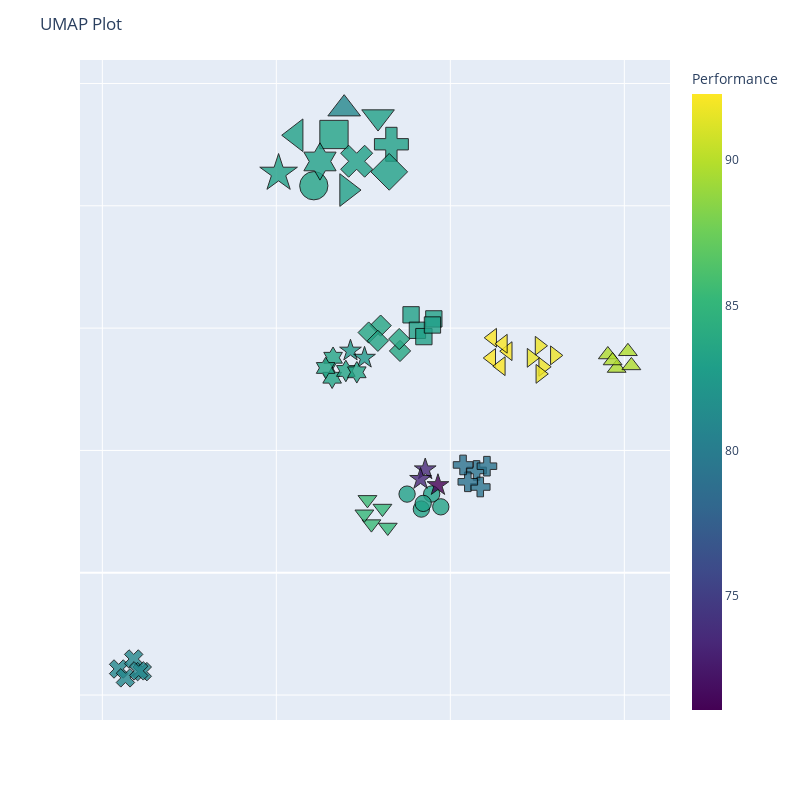

This figure's notebook cell:
### Markdown cell above
### UMAP chart

### Code cell
fig = umap_plot(df_umap_all)

fig.show()

### Figure 1 — Plotly figure (JSON) as saved in the notebook; plotly's stock layout.template omitted (floating-point values rounded to 4 significant figures)
{"data": [{"hovertemplate": "<b>%{hovertext}</b><br><br>algorithm_id=1<br>=%{y}<br>size=%{marker.size}<br>Performance=%{marker.color}<extra></extra>", "hovertext": ["K-Nearest Neighbor<br>Performance: 83.35%<br>Model ID: 452<br>Accuracy: 70.31%<br>Precision: 70.36%<br>Recall: 70.31%<br>ROC AUC: 72.5<br>Geometric Mean: 100.0<br>Matthews Correlation: 100.0<br>F1: 100.0<br>Log Loss: 0.0", "K-Nearest Neighbor<br>Performance: 83.28%<br>Model ID: 288<br>Accuracy: 69.62%<br>Precision: 69.8%<br>Recall: 69.62%<br>ROC AUC: 73.91<br>Geometric Mean: 100.0<br>Matthews Correlation: 100.0<br>F1: 100.0<br>Log Loss: 0.0", "K-Nearest Neighbor<br>Performance: 83.13%<br>Model ID: 96<br>Accuracy: 69.29%<br>Precision: 69.48%<br>Recall: 69.29%<br>ROC AUC: 73.84<br>Geometric Mean: 100.0<br>Matthews Correlation: 100.0<br>F1: 100.0<br>Log Loss: 0.0", "K-Nearest Neighbor<br>Performance: 83.13%<br>Model ID: 480<br>Accuracy: 69.29%<br>Precision: 69.48%<br>Recall: 69.29%<br>ROC AUC: 73.82<br>Geometric Mean: 100.0<br>Matthews Correlation: 100.0<br>F1: 100.0<br>Log Loss: 0.0", "K-Nearest Neighbor<br>Performance: 83.11%<br>Model ID: 458<br>Accuracy: 69.64%<br>Precision: 69.61%<br>Recall: 69.64%<br>ROC AUC: 72.85<br>Geometric Mean: 100.0<br>Matthews Correlation: 100.0<br>F1: 100.0<br>Log Loss: 0.0", "K-Nearest Neighbor<br>Performance: 83.35%<br>Model ID: meta_1<br>Accuracy: 70.31%<br>Precision: 70.36%<br>Recall: 70.31%<br>ROC AUC: 72.5<br>Geometric Mean: 100.0<br>Matthews Correlation: 100.0<br>F1: 100.0<br>Log Loss: 0.0"], "legendgroup": "1", "marker": {"color": [83.35, 83.28, 83.13, 83.13, 83.11, 83.35], "coloraxis": "coloraxis", "line": {"color": "Black", "width": 1}, "opacity": 0.8, "size": [1, 1, 1, 1, 1, 3], "sizemode": "area", "sizeref": 0.0075, "symbol": "circle"}, "mode": "markers", "name": "1", "orientation": "v", "showlegend": true, "type": "scatter", "x": [14.73, 14.17, 14.46, 13.76, 14.22, 11.08], "xaxis": "x", "y": [2.694, 2.603, 3.219, 3.215, 2.835, 15.82], "yaxis": "y"}, {"hovertemplate": "<b>%{hovertext}</b><br><br>algorithm_id=2<br>=%{y}<br>size=%{marker.size}<br>Performance=%{marker.color}<extra></extra>", "hovertext": ["Support Vector Machine<br>Performance: 83.1%<br>Model ID: 694<br>Accuracy: 82.5%<br>Precision: 82.92%<br>Recall: 82.5%<br>ROC AUC: 89.98<br>Geometric Mean: 85.43<br>Matthews Correlation: 72.38<br>F1: 85.99<br>Log Loss: 0.62", "Support Vector Machine<br>Performance: 83.08%<br>Model ID: 650<br>Accuracy: 82.83%<br>Precision: 83.3%<br>Recall: 82.83%<br>ROC AUC: 90.14<br>Geometric Mean: 85.07<br>Matthews Correlation: 71.75<br>F1: 85.65<br>Log Loss: 0.71", "Support Vector Machine<br>Performance: 83.08%<br>Model ID: 646<br>Accuracy: 82.83%<br>Precision: 83.3%<br>Recall: 82.83%<br>ROC AUC: 90.15<br>Geometric Mean: 85.07<br>Matthews Correlation: 71.75<br>F1: 85.65<br>Log Loss: 0.69", "Support Vector Machine<br>Performance: 83.09%<br>Model ID: 642<br>Accuracy: 82.83%<br>Precision: 83.3%<br>Recall: 82.83%<br>ROC AUC: 90.19<br>Geometric Mean: 85.07<br>Matthews Correlation: 71.75<br>F1: 85.65<br>Log Loss: 0.68", "Support Vector Machine<br>Performance: 83.07%<br>Model ID: 654<br>Accuracy: 82.83%<br>Precision: 83.3%<br>Recall: 82.83%<br>ROC AUC: 90.09<br>Geometric Mean: 85.07<br>Matthews Correlation: 71.75<br>F1: 85.65<br>Log Loss: 0.69", "Support Vector Machine<br>Performance: 83.28%<br>Model ID: meta_2<br>Accuracy: 69.62%<br>Precision: 69.8%<br>Recall: 69.62%<br>ROC AUC: 73.91<br>Geometric Mean: 100.0<br>Matthews Correlation: 100.0<br>F1: 100.0<br>Log Loss: 0.0"], "legendgroup": "2", "marker": {"color": [83.1, 83.08, 83.08, 83.09, 83.07, 83.28], "coloraxis": "coloraxis", "line": {"color": "Black", "width": 1}, "opacity": 0.8, "size": [1, 1, 1, 1, 1, 3], "sizemode": "area", "sizeref": 0.0075, "symbol": "square"}, "mode": "markers", "name": "2", "orientation": "v", "showlegend": true, "type": "scatter", "x": [14.53, 13.87, 14.05, 14.24, 14.49, 11.66], "xaxis": "x", "y": [10.38, 10.54, 9.912, 9.653, 10.13, 17.92], "yaxis": "y"}, {"hovertemplate": "<b>%{hovertext}</b><br><br>algorithm_id=3<br>=%{y}<br>size=%{marker.size}<br>Performance=%{marker.color}<extra></extra>", "hovertext": ["Gaussian Naive Bayes<br>Performance: 80.97%<br>Model ID: 737<br>Accuracy: 80.51%<br>Precision: 80.65%<br>Recall: 80.51%<br>ROC AUC: 89.18<br>Geometric Mean: 83.79<br>Matthews Correlation: 68.01<br>F1: 84.11<br>Log Loss: 100.0", "Gaussian Naive Bayes<br>Performance: 80.97%<br>Model ID: 1066<br>Accuracy: 80.51%<br>Precision: 80.65%<br>Recall: 80.51%<br>ROC AUC: 89.18<br>Geometric Mean: 83.79<br>Matthews Correlation: 68.01<br>F1: 84.11<br>Log Loss: 34.0", "Gaussian Naive Bayes<br>Performance: 80.97%<br>Model ID: 1079<br>Accuracy: 80.51%<br>Precision: 80.65%<br>Recall: 80.51%<br>ROC AUC: 89.18<br>Geometric Mean: 83.79<br>Matthews Correlation: 68.01<br>F1: 84.11<br>Log Loss: 31.4", "Gaussian Naive Bayes<br>Performance: 80.97%<br>Model ID: 1078<br>Accuracy: 80.51%<br>Precision: 80.65%<br>Recall: 80.51%<br>ROC AUC: 89.18<br>Geometric Mean: 83.79<br>Matthews Correlation: 68.01<br>F1: 84.11<br>Log Loss: 31.6", "Gaussian Naive Bayes<br>Performance: 80.97%<br>Model ID: 1077<br>Accuracy: 80.51%<br>Precision: 80.65%<br>Recall: 80.51%<br>ROC AUC: 89.18<br>Geometric Mean: 83.79<br>Matthews Correlation: 68.01<br>F1: 84.11<br>Log Loss: 31.8", "Gaussian Naive Bayes<br>Performance: 83.13%<br>Model ID: meta_3<br>Accuracy: 69.29%<br>Precision: 69.48%<br>Recall: 69.29%<br>ROC AUC: 73.84<br>Geometric Mean: 100.0<br>Matthews Correlation: 100.0<br>F1: 100.0<br>Log Loss: 0.0"], "legendgroup": "3", "marker": {"color": [80.97, 80.97, 80.97, 80.97, 80.97, 83.13], "coloraxis": "coloraxis", "line": {"color": "Black", "width": 1}, "opacity": 0.8, "size": [1, 1, 1, 1, 1, 3], "sizemode": "area", "sizeref": 0.0075, "symbol": "x"}, "mode": "markers", "name": "3", "orientation": "v", "showlegend": true, "type": "scatter", "x": [5.468, 5.9, 5.663, 6.147, 6.044, 12.31], "xaxis": "x", "y": [-3.934, -3.526, -4.297, -4.042, -4.011, 16.82], "yaxis": "y"}, {"hovertemplate": "<b>%{hovertext}</b><br><br>algorithm_id=4<br>=%{y}<br>size=%{marker.size}<br>Performance=%{marker.color}<extra></extra>", "hovertext": ["Multilayer Perceptron<br>Performance: 79.22%<br>Model ID: 1262<br>Accuracy: 79.85%<br>Precision: 79.92%<br>Recall: 79.85%<br>ROC AUC: 85.88<br>Geometric Mean: 81.86<br>Matthews Correlation: 64.8<br>F1: 82.36<br>Log Loss: 17.56", "Multilayer Perceptron<br>Performance: 79.22%<br>Model ID: 1263<br>Accuracy: 79.85%<br>Precision: 79.92%<br>Recall: 79.85%<br>ROC AUC: 85.88<br>Geometric Mean: 81.86<br>Matthews Correlation: 64.8<br>F1: 82.36<br>Log Loss: 17.56", "Multilayer Perceptron<br>Performance: 79.22%<br>Model ID: 1261<br>Accuracy: 79.85%<br>Precision: 79.92%<br>Recall: 79.85%<br>ROC AUC: 85.88<br>Geometric Mean: 81.86<br>Matthews Correlation: 64.8<br>F1: 82.36<br>Log Loss: 17.56", "Multilayer Perceptron<br>Performance: 79.09%<br>Model ID: 1249<br>Accuracy: 79.52%<br>Precision: 79.59%<br>Recall: 79.52%<br>ROC AUC: 85.97<br>Geometric Mean: 81.86<br>Matthews Correlation: 64.8<br>F1: 82.36<br>Log Loss: 17.17", "Multilayer Perceptron<br>Performance: 79.09%<br>Model ID: 1251<br>Accuracy: 79.52%<br>Precision: 79.59%<br>Recall: 79.52%<br>ROC AUC: 85.97<br>Geometric Mean: 81.86<br>Matthews Correlation: 64.8<br>F1: 82.36<br>Log Loss: 17.17", "Multilayer Perceptron<br>Performance: 83.13%<br>Model ID: meta_4<br>Accuracy: 69.29%<br>Precision: 69.48%<br>Recall: 69.29%<br>ROC AUC: 73.82<br>Geometric Mean: 100.0<br>Matthews Correlation: 100.0<br>F1: 100.0<br>Log Loss: 0.0"], "legendgroup": "4", "marker": {"color": [79.22, 79.22, 79.22, 79.09, 79.09, 83.13], "coloraxis": "coloraxis", "line": {"color": "Black", "width": 1}, "opacity": 0.8, "size": [1, 1, 1, 1, 1, 3], "sizemode": "area", "sizeref": 0.0075, "symbol": "cross"}, "mode": "markers", "name": "4", "orientation": "v", "showlegend": true, "type": "scatter", "x": [15.75, 16.05, 15.86, 15.5, 15.37, 13.31], "xaxis": "x", "y": [4.182, 4.357, 3.506, 3.718, 4.407, 17.52], "yaxis": "y"}, {"hovertemplate": "<b>%{hovertext}</b><br><br>algorithm_id=5<br>=%{y}<br>size=%{marker.size}<br>Performance=%{marker.color}<extra></extra>", "hovertext": ["Logistic Regression<br>Performance: 83.67%<br>Model ID: 1677<br>Accuracy: 84.14%<br>Precision: 84.66%<br>Recall: 84.14%<br>ROC AUC: 90.32<br>Geometric Mean: 85.13<br>Matthews Correlation: 71.65<br>F1: 85.67<br>Log Loss: 3.51", "Logistic Regression<br>Performance: 83.66%<br>Model ID: 1741<br>Accuracy: 84.46%<br>Precision: 84.98%<br>Recall: 84.46%<br>ROC AUC: 90.58<br>Geometric Mean: 84.83<br>Matthews Correlation: 70.93<br>F1: 85.35<br>Log Loss: 3.37", "Logistic Regression<br>Performance: 83.54%<br>Model ID: 1901<br>Accuracy: 83.8%<br>Precision: 84.26%<br>Recall: 83.8%<br>ROC AUC: 90.5<br>Geometric Mean: 85.13<br>Matthews Correlation: 71.65<br>F1: 85.67<br>Log Loss: 3.41", "Logistic Regression<br>Performance: 83.53%<br>Model ID: 1773<br>Accuracy: 84.14%<br>Precision: 84.64%<br>Recall: 84.14%<br>ROC AUC: 90.65<br>Geometric Mean: 84.77<br>Matthews Correlation: 71.02<br>F1: 85.33<br>Log Loss: 3.23", "Logistic Regression<br>Performance: 83.41%<br>Model ID: 1869<br>Accuracy: 83.48%<br>Precision: 83.92%<br>Recall: 83.48%<br>ROC AUC: 90.54<br>Geometric Mean: 85.07<br>Matthews Correlation: 71.75<br>F1: 85.65<br>Log Loss: 2.97", "Logistic Regression<br>Performance: 83.11%<br>Model ID: meta_5<br>Accuracy: 69.64%<br>Precision: 69.61%<br>Recall: 69.64%<br>ROC AUC: 72.85<br>Geometric Mean: 100.0<br>Matthews Correlation: 100.0<br>F1: 100.0<br>Log Loss: 0.0"], "legendgroup": "5", "marker": {"color": [83.67, 83.66, 83.54, 83.53, 83.41, 83.11], "coloraxis": "coloraxis", "line": {"color": "Black", "width": 1}, "opacity": 0.8, "size": [1, 1, 1, 1, 1, 3], "sizemode": "area", "sizeref": 0.0075, "symbol": "diamond"}, "mode": "markers", "name": "5", "orientation": "v", "showlegend": true, "type": "scatter", "x": [13.55, 13.53, 13.0, 12.65, 12.92, 13.24], "xaxis": "x", "y": [9.067, 9.553, 10.1, 9.82, 9.481, 16.39], "yaxis": "y"}, {"hovertemplate": "<b>%{hovertext}</b><br><br>algorithm_id=6<br>=%{y}<br>size=%{marker.size}<br>Performance=%{marker.color}<extra></extra>", "hovertext": ["Linear Discriminant Analysis<br>Performance: 82.31%<br>Model ID: 1997<br>Accuracy: 83.16%<br>Precision: 84.11%<br>Recall: 83.16%<br>ROC AUC: 89.99<br>Geometric Mean: 83.32<br>Matthews Correlation: 68.51<br>F1: 83.94<br>Log Loss: 0.0", "Linear Discriminant Analysis<br>Performance: 82.31%<br>Model ID: 1998<br>Accuracy: 83.16%<br>Precision: 84.11%<br>Recall: 83.16%<br>ROC AUC: 89.99<br>Geometric Mean: 83.32<br>Matthews Correlation: 68.51<br>F1: 83.94<br>Log Loss: 0.0", "Linear Discriminant Analysis<br>Performance: 73.45%<br>Model ID: 1999<br>Accuracy: 75.89%<br>Precision: 76.41%<br>Recall: 75.89%<br>ROC AUC: 82.6<br>Geometric Mean: 75.39<br>Matthews Correlation: 52.04<br>F1: 75.95<br>Log Loss: 31.9", "Linear Discriminant Analysis<br>Performance: 73.45%<br>Model ID: 2000<br>Accuracy: 75.89%<br>Precision: 76.41%<br>Recall: 75.89%<br>ROC AUC: 82.6<br>Geometric Mean: 75.39<br>Matthews Correlation: 52.04<br>F1: 75.95<br>Log Loss: 31.9", "Linear Discriminant Analysis<br>Performance: 71.08%<br>Model ID: 2001<br>Accuracy: 74.25%<br>Precision: 74.65%<br>Recall: 74.25%<br>ROC AUC: 79.07<br>Geometric Mean: 73.45<br>Matthews Correlation: 47.92<br>F1: 73.99<br>Log Loss: 41.85", "Linear Discriminant Analysis<br>Performance: 83.1%<br>Model ID: meta_6<br>Accuracy: 82.5%<br>Precision: 82.92%<br>Recall: 82.5%<br>ROC AUC: 89.98<br>Geometric Mean: 85.43<br>Matthews Correlation: 72.38<br>F1: 85.99<br>Log Loss: 0.62"], "legendgroup": "6", "marker": {"color": [82.31, 82.31, 73.45, 73.45, 71.08, 83.1], "coloraxis": "coloraxis", "line": {"color": "Black", "width": 1}, "opacity": 0.8, "size": [1, 1, 1, 1, 1, 3], "sizemode": "area", "sizeref": 0.0075, "symbol": "star"}, "mode": "markers", "name": "6", "orientation": "v", "showlegend": true, "type": "scatter", "x": [12.13, 12.53, 14.28, 14.14, 14.64, 10.06], "xaxis": "x", "y": [9.077, 8.786, 4.223, 3.831, 3.579, 16.33], "yaxis": "y"}, {"hovertemplate": "<b>%{hovertext}</b><br><br>algorithm_id=7<br>=%{y}<br>size=%{marker.size}<br>Performance=%{marker.color}<extra></extra>", "hovertext": ["Quadratic Discriminant Analysis<br>Performance: 83.44%<br>Model ID: 2227<br>Accuracy: 81.49%<br>Precision: 81.79%<br>Recall: 81.49%<br>ROC AUC: 88.84<br>Geometric Mean: 87.24<br>Matthews Correlation: 75.55<br>F1: 87.7<br>Log Loss: 0.03", "Quadratic Discriminant Analysis<br>Performance: 83.44%<br>Model ID: 2231<br>Accuracy: 81.49%<br>Precision: 81.79%<br>Recall: 81.49%<br>ROC AUC: 88.84<br>Geometric Mean: 87.24<br>Matthews Correlation: 75.55<br>F1: 87.7<br>Log Loss: 0.03", "Quadratic Discriminant Analysis<br>Performance: 83.44%<br>Model ID: 2230<br>Accuracy: 81.49%<br>Precision: 81.79%<br>Recall: 81.49%<br>ROC AUC: 88.84<br>Geometric Mean: 87.24<br>Matthews Correlation: 75.55<br>F1: 87.7<br>Log Loss: 0.03", "Quadratic Discriminant Analysis<br>Performance: 83.44%<br>Model ID: 2229<br>Accuracy: 81.49%<br>Precision: 81.79%<br>Recall: 81.49%<br>ROC AUC: 88.84<br>Geometric Mean: 87.24<br>Matthews Correlation: 75.55<br>F1: 87.7<br>Log Loss: 0.03", "Quadratic Discriminant Analysis<br>Performance: 83.44%<br>Model ID: 2228<br>Accuracy: 81.49%<br>Precision: 81.79%<br>Recall: 81.49%<br>ROC AUC: 88.84<br>Geometric Mean: 87.24<br>Matthews Correlation: 75.55<br>F1: 87.7<br>Log Loss: 0.03", "Quadratic Discriminant Analysis<br>Performance: 83.08%<br>Model ID: meta_7<br>Accuracy: 82.83%<br>Precision: 83.3%<br>Recall: 82.83%<br>ROC AUC: 90.14<br>Geometric Mean: 85.07<br>Matthews Correlation: 71.75<br>F1: 85.65<br>Log Loss: 0.71"], "legendgroup": "7", "marker": {"color": [83.44, 83.44, 83.44, 83.44, 83.44, 83.08], "coloraxis": "coloraxis", "line": {"color": "Black", "width": 1}, "opacity": 0.8, "size": [1, 1, 1, 1, 1, 3], "sizemode": "area", "sizeref": 0.0075, "symbol": "hexagram"}, "mode": "markers", "name": "7", "orientation": "v", "showlegend": true, "type": "scatter", "x": [11.63, 11.6, 12.0, 12.31, 11.42, 11.25], "xaxis": "x", "y": [8.788, 7.972, 8.248, 8.195, 8.372, 16.81], "yaxis": "y"}, {"hovertemplate": "<b>%{hovertext}</b><br><br>algorithm_id=8<br>=%{y}<br>size=%{marker.size}<br>Performance=%{marker.color}<extra></extra>", "hovertext": ["Random Forest<br>Performance: 91.82%<br>Model ID: 2488<br>Accuracy: 84.13%<br>Precision: 84.34%<br>Recall: 84.13%<br>ROC AUC: 90.17<br>Geometric Mean: 100.0<br>Matthews Correlation: 100.0<br>F1: 100.0<br>Log Loss: 59.71", "Random Forest<br>Performance: 91.83%<br>Model ID: 2490<br>Accuracy: 84.13%<br>Precision: 84.31%<br>Recall: 84.13%<br>ROC AUC: 90.21<br>Geometric Mean: 100.0<br>Matthews Correlation: 100.0<br>F1: 100.0<br>Log Loss: 52.76", "Random Forest<br>Performance: 91.83%<br>Model ID: 2489<br>Accuracy: 84.13%<br>Precision: 84.34%<br>Recall: 84.13%<br>ROC AUC: 90.22<br>Geometric Mean: 100.0<br>Matthews Correlation: 100.0<br>F1: 100.0<br>Log Loss: 54.75", "Random Forest<br>Performance: 91.82%<br>Model ID: 2494<br>Accuracy: 84.13%<br>Precision: 84.38%<br>Recall: 84.13%<br>ROC AUC: 90.11<br>Geometric Mean: 100.0<br>Matthews Correlation: 100.0<br>F1: 100.0<br>Log Loss: 58.36", "Random Forest<br>Performance: 91.69%<br>Model ID: 2493<br>Accuracy: 83.8%<br>Precision: 84.02%<br>Recall: 83.8%<br>ROC AUC: 90.22<br>Geometric Mean: 100.0<br>Matthews Correlation: 100.0<br>F1: 100.0<br>Log Loss: 57.04", "Random Forest<br>Performance: 83.08%<br>Model ID: meta_8<br>Accuracy: 82.83%<br>Precision: 83.3%<br>Recall: 82.83%<br>ROC AUC: 90.15<br>Geometric Mean: 85.07<br>Matthews Correlation: 71.75<br>F1: 85.65<br>Log Loss: 0.69"], "legendgroup": "8", "marker": {"color": [91.82, 91.83, 91.83, 91.82, 91.69, 83.08], "coloraxis": "coloraxis", "line": {"color": "Black", "width": 1}, "opacity": 0.8, "size": [1, 1, 1, 1, 1, 3], "sizemode": "area", "sizeref": 0.0075, "symbol": "triangle-right"}, "mode": "markers", "name": "8", "orientation": "v", "showlegend": true, "type": "scatter", "x": [18.0, 17.56, 17.66, 17.58, 17.33, 12.03], "xaxis": "x", "y": [8.885, 9.278, 8.42, 8.13, 8.785, 15.64], "yaxis": "y"}, {"hovertemplate": "<b>%{hovertext}</b><br><br>algorithm_id=9<br>=%{y}<br>size=%{marker.size}<br>Performance=%{marker.color}<extra></extra>", "hovertext": ["Extra Trees<br>Performance: 92.27%<br>Model ID: 2667<br>Accuracy: 84.81%<br>Precision: 85.07%<br>Recall: 84.81%<br>ROC AUC: 91.22<br>Geometric Mean: 100.0<br>Matthews Correlation: 100.0<br>F1: 100.0<br>Log Loss: 0.0", "Extra Trees<br>Performance: 92.24%<br>Model ID: 2659<br>Accuracy: 84.8%<br>Precision: 84.98%<br>Recall: 84.8%<br>ROC AUC: 91.07<br>Geometric Mean: 100.0<br>Matthews Correlation: 100.0<br>F1: 100.0<br>Log Loss: 0.0", "Extra Trees<br>Performance: 92.24%<br>Model ID: 2660<br>Accuracy: 84.8%<br>Precision: 84.98%<br>Recall: 84.8%<br>ROC AUC: 91.07<br>Geometric Mean: 100.0<br>Matthews Correlation: 100.0<br>F1: 100.0<br>Log Loss: 0.0", "Extra Trees<br>Performance: 92.19%<br>Model ID: 2714<br>Accuracy: 84.48%<br>Precision: 84.59%<br>Recall: 84.48%<br>ROC AUC: 91.8<br>Geometric Mean: 100.0<br>Matthews Correlation: 100.0<br>F1: 100.0<br>Log Loss: 0.0", "Extra Trees<br>Performance: 92.19%<br>Model ID: 2715<br>Accuracy: 84.48%<br>Precision: 84.59%<br>Recall: 84.48%<br>ROC AUC: 91.76<br>Geometric Mean: 100.0<br>Matthews Correlation: 100.0<br>F1: 100.0<br>Log Loss: 0.0", "Extra Trees<br>Performance: 83.09%<br>Model ID: meta_9<br>Accuracy: 82.83%<br>Precision: 83.3%<br>Recall: 82.83%<br>ROC AUC: 90.19<br>Geometric Mean: 85.07<br>Matthews Correlation: 71.75<br>F1: 85.65<br>Log Loss: 0.68"], "legendgroup": "9", "marker": {"color": [92.27, 92.24, 92.24, 92.19, 92.19, 83.09], "coloraxis": "coloraxis", "line": {"color": "Black", "width": 1}, "opacity": 0.8, "size": [1, 1, 1, 1, 1, 3], "sizemode": "area", "sizeref": 0.0075, "symbol": "triangle-left"}, "mode": "markers", "name": "9", "orientation": "v", "showlegend": true, "type": "scatter", "x": [16.18, 16.46, 16.66, 16.21, 16.52, 10.56], "xaxis": "x", "y": [8.779, 8.444, 9.058, 9.605, 9.361, 17.88], "yaxis": "y"}, {"hovertemplate": "<b>%{hovertext}</b><br><br>algorithm_id=10<br>=%{y}<br>size=%{marker.size}<br>Performance=%{marker.color}<extra></extra>", "hovertext": ["Adaptive Boosting<br>Performance: 85.49%<br>Model ID: 2808<br>Accuracy: 80.83%<br>Precision: 81.1%<br>Recall: 80.83%<br>ROC AUC: 87.46<br>Geometric Mean: 92.08<br>Matthews Correlation: 84.06<br>F1: 92.08<br>Log Loss: 91.04", "Adaptive Boosting<br>Performance: 85.37%<br>Model ID: 2845<br>Accuracy: 80.16%<br>Precision: 80.31%<br>Recall: 80.16%<br>ROC AUC: 83.52<br>Geometric Mean: 93.35<br>Matthews Correlation: 86.69<br>F1: 93.4<br>Log Loss: 99.49", "Adaptive Boosting<br>Performance: 85.29%<br>Model ID: 2811<br>Accuracy: 80.5%<br>Precision: 80.76%<br>Recall: 80.5%<br>ROC AUC: 86.95<br>Geometric Mean: 92.13<br>Matthews Correlation: 84.1<br>F1: 92.09<br>Log Loss: 92.25", "Adaptive Boosting<br>Performance: 85.19%<br>Model ID: 2812<br>Accuracy: 80.16%<br>Precision: 80.52%<br>Recall: 80.16%<br>ROC AUC: 87.19<br>Geometric Mean: 92.13<br>Matthews Correlation: 84.1<br>F1: 92.09<br>Log Loss: 92.14", "Adaptive Boosting<br>Performance: 85.18%<br>Model ID: 2809<br>Accuracy: 80.17%<br>Precision: 80.42%<br>Recall: 80.17%<br>ROC AUC: 87.3<br>Geometric Mean: 92.08<br>Matthews Correlation: 84.06<br>F1: 92.08<br>Log Loss: 91.13", "Adaptive Boosting<br>Performance: 83.07%<br>Model ID: meta_10<br>Accuracy: 82.83%<br>Precision: 83.3%<br>Recall: 82.83%<br>ROC AUC: 90.09<br>Geometric Mean: 85.07<br>Matthews Correlation: 71.75<br>F1: 85.65<br>Log Loss: 0.69"], "legendgroup": "10", "marker": {"color": [85.49, 85.37, 85.29, 85.19, 85.18, 83.07], "coloraxis": "coloraxis", "line": {"color": "Black", "width": 1}, "opacity": 0.8, "size": [1, 1, 1, 1, 1, 3], "sizemode": "area", "sizeref": 0.0075, "symbol": "triangle-down"}, "mode": "markers", "name": "10", "orientation": "v", "showlegend": true, "type": "scatter", "x": [12.62, 12.73, 13.2, 13.05, 12.53, 12.92], "xaxis": "x", "y": [2.987, 1.995, 1.856, 2.631, 2.396, 18.63], "yaxis": "y"}, {"hovertemplate": "<b>%{hovertext}</b><br><br>algorithm_id=11<br>=%{y}<br>size=%{marker.size}<br>Performance=%{marker.color}<extra></extra>", "hovertext": ["Gradient Boosting<br>Performance: 89.77%<br>Model ID: 3030<br>Accuracy: 80.83%<br>Precision: 81.59%<br>Recall: 80.83%<br>ROC AUC: 87.84<br>Geometric Mean: 99.28<br>Matthews Correlation: 98.68<br>F1: 99.34<br>Log Loss: 3.39", "Gradient Boosting<br>Performance: 89.76%<br>Model ID: 3029<br>Accuracy: 80.83%<br>Precision: 81.59%<br>Recall: 80.83%<br>ROC AUC: 87.8<br>Geometric Mean: 99.28<br>Matthews Correlation: 98.68<br>F1: 99.34<br>Log Loss: 3.61", "Gradient Boosting<br>Performance: 89.76%<br>Model ID: 2969<br>Accuracy: 80.83%<br>Precision: 81.59%<br>Recall: 80.83%<br>ROC AUC: 87.77<br>Geometric Mean: 99.28<br>Matthews Correlation: 98.68<br>F1: 99.34<br>Log Loss: 3.61", "Gradient Boosting<br>Performance: 89.77%<br>Model ID: 2970<br>Accuracy: 80.83%<br>Precision: 81.59%<br>Recall: 80.83%<br>ROC AUC: 87.82<br>Geometric Mean: 99.28<br>Matthews Correlation: 98.68<br>F1: 99.34<br>Log Loss: 3.39", "Gradient Boosting<br>Performance: 89.75%<br>Model ID: 3026<br>Accuracy: 80.83%<br>Precision: 81.45%<br>Recall: 80.83%<br>ROC AUC: 87.84<br>Geometric Mean: 99.28<br>Matthews Correlation: 98.68<br>F1: 99.34<br>Log Loss: 4.1", "Gradient Boosting<br>Performance: 80.97%<br>Model ID: meta_11<br>Accuracy: 80.51%<br>Precision: 80.65%<br>Recall: 80.51%<br>ROC AUC: 89.18<br>Geometric Mean: 83.79<br>Matthews Correlation: 68.01<br>F1: 84.11<br>Log Loss: 100.0"], "legendgroup": "11", "marker": {"color": [89.77, 89.76, 89.76, 89.77, 89.75, 80.97], "coloraxis": "coloraxis", "line": {"color": "Black", "width": 1}, "opacity": 0.8, "size": [1, 1, 1, 1, 1, 3], "sizemode": "area", "sizeref": 0.0075, "symbol": "triangle-up"}, "mode": "markers", "name": "11", "orientation": "v", "showlegend": true, "type": "scatter", "x": [19.53, 19.78, 20.1, 19.66, 20.2, 11.95], "xaxis": "x", "y": [8.915, 8.363, 9.046, 8.669, 8.468, 18.96], "yaxis": "y"}], "layout": {"coloraxis": {"colorbar": {"title": {"text": "Performance"}}, "colorscale": [[0, "#440154"], [0.1111, "#482878"], [0.2222, "#3e4989"], [0.3333, "#31688e"], [0.4444, "#26828e"], [0.5556, "#1f9e89"], [0.6667, "#35b779"], [0.7778, "#6ece58"], [0.8889, "#b5de2b"], [1, "#fde725"]]}, "height": 800, "hovermode": "closest", "legend": {"itemsizing": "constant", "title": {"text": "algorithm_id"}, "tracegroupgap": 0}, "margin": {"t": 60}, "showlegend": false, "title": {"text": "UMAP Plot"}, "width": 800, "xaxis": {"anchor": "y", "domain": [0, 1], "showticklabels": false, "title": {"text": ""}}, "yaxis": {"anchor": "x", "domain": [0, 1], "showticklabels": false, "title": {"text": ""}}}}
